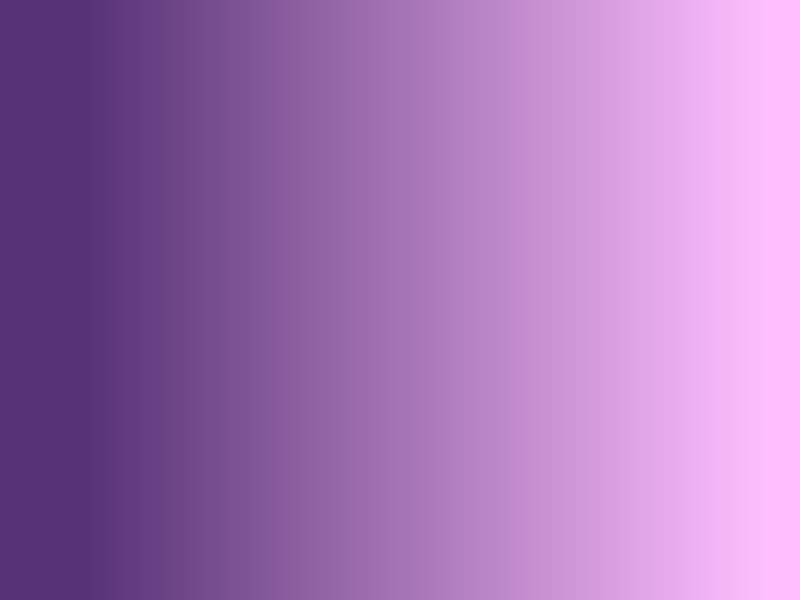
<?xml version="1.0" encoding="UTF-8"?>
<ui version="4.0">
 <class>MainWindow</class>
 <widget class="QMainWindow" name="MainWindow">
  <property name="geometry">
   <rect>
    <x>0</x>
    <y>0</y>
    <width>800</width>
    <height>600</height>
   </rect>
  </property>
  <property name="windowTitle">
   <string>orbix-proto</string>
  </property>
  <property name="styleSheet">
   <string notr="true">background-color:qlineargradient(spread:pad, x1:0, y1:0, x2:1, y2:0, stop:0.107955 rgba(87, 51, 118, 255), stop:0.960227 rgba(255, 191, 255, 255));
font-family: IBM_Plex_Serif;</string>
  </property>
  <widget class="QWidget" name="centralwidget"/>
 </widget>
 <resources/>
 <connections/>
</ui>
